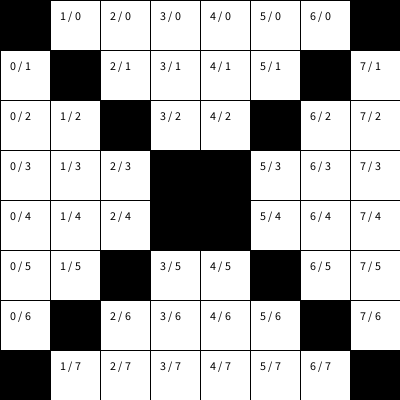
Frame 1 (no input)
Frame 60 (the mouse pressed at the canvas centre just before this capture): identical to frame 1, image omitted
Frame 120 (the mouse held since frame 60 and released just before this capture): identical to frame 1, image omitted

The Processing sketch that drew this single still picture (run headless with seeded random() and noise(); from frame 60 on, the mouse is pressed at the canvas centre):

// Processing sketch: ej12c_grilla_indices_diagonales
// ── ej12c_grilla_indices_diagonales.pde

int tam;
int c;  //cantidad

void setup(){
  size( 400, 400 );
  surface.setLocation( 500, -600 );
  
  c = 8;           //cantidad de cuadrados por fila
  tam = width / c;  //tamaño se ajusta a la cantidad de iteraciones = cantidad de cuadrados
}

void draw(){
  //ejercicio 3: FOR ANIDADO
  for( int x = 0 ; x < c ; x++ ){  //maneja las columnas
    for( int y = 0 ; y < c ; y++ ){  //maneja las filas
      
      //diagonal descendente: (x == y)
      //diagonal ascendente: (x + y == c-1)
      if( (x == y) || (x + y == c-1) ){  //IMPORTANTE: operador 'OR' me permite utilizar ambas condiciones en un mismo if
        fill( 0 );
      }else{
        fill( 255 );
      }
      rect( x*tam, y*tam, tam, tam );
      
      fill( 0 );
      text( x + " / " + y, x*tam+10, y*tam+20 );
    }
  }
    
}
